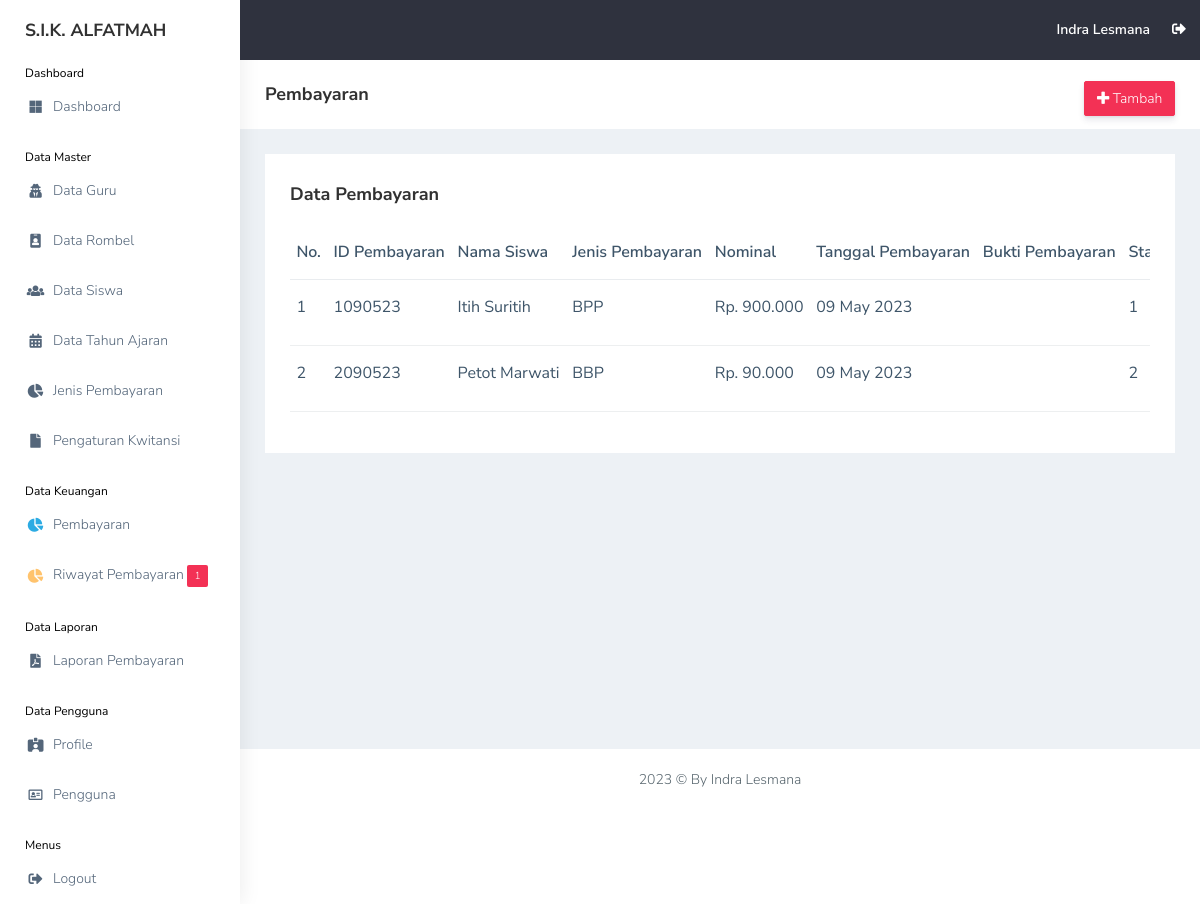
Page /view_pembayaran/pembayaran.php (signed in) on the earlier database version.
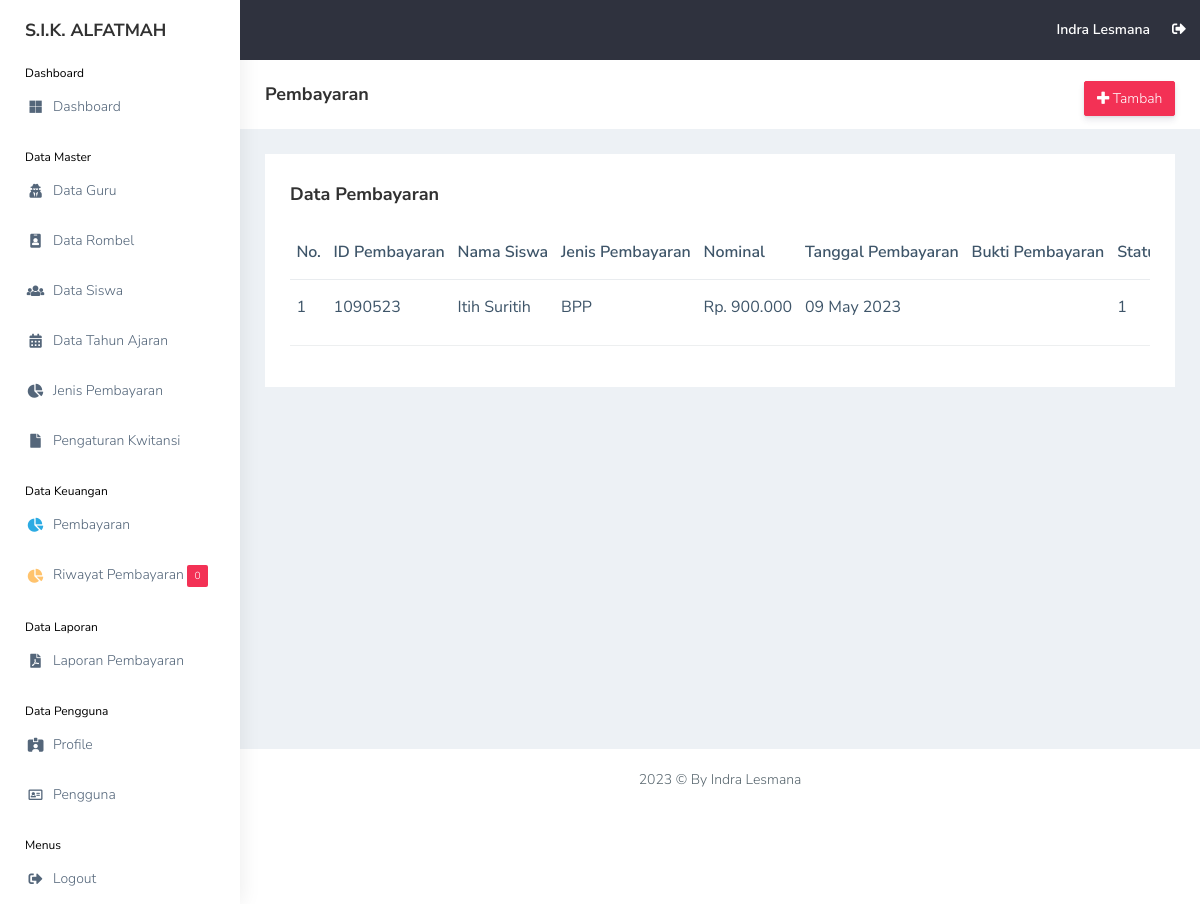
Same page on the later database version.
### tables this page shows
CREATE TABLE `pembayaran` (
  `id_pembayaran` int(11) NOT NULL,
  `id_siswa` int(11) NOT NULL,
  `id_jenis_pembayaran` int(11) NOT NULL,
  `bbp_bulan` int(11) NOT NULL,
  `bbp_tahun` int(11) NOT NULL,
  `nominal_pembayaran` int(11) NOT NULL,
  `tanggal_pembayaran` date NOT NULL,
  `bukti` varchar(255) NOT NULL,
  `status` int(11) NOT NULL
);

CREATE TABLE `siswa` (
  `id_siswa` int(11) NOT NULL,
  `nis` int(11) NOT NULL,
  `nisn` int(11) NOT NULL,
  `nama_siswa` varchar(255) NOT NULL,
  `id_rombel` int(11) NOT NULL,
  `jk` varchar(20) NOT NULL,
  `alamat` text NOT NULL,
  `phone` varchar(20) NOT NULL,
  `username` varchar(255) NOT NULL,
  `password` varchar(255) NOT NULL,
  `gambar` varchar(255) NOT NULL,
  `id_tahun_ajaran` int(11) NOT NULL,
  `date_created` date NOT NULL,
  `is_active` int(11) NOT NULL
);

CREATE TABLE `jenis_pembayaran` (
  `id_jenis_pembayaran` int(11) NOT NULL,
  `jenis_pembayaran` varchar(255) NOT NULL,
  `nominal` int(11) NOT NULL,
  `deskripsi` text NOT NULL
);

### functions.php (called while the page is built, shortened)
<?php
$conn = mysqli_connect("localhost", "root", "", "db_sika");
function query($query)
{
    global $conn;
    $result = mysqli_query($conn, $query);
    $rows = [];
    while ($row = mysqli_fetch_assoc($result)) {
        $rows[] = $row;
    }
    return $rows;
}

### view_pembayaran/pembayaran.php (the view, shortened to what the changed rows need)
<?php
include "../templates/header.php";
$pembayaran = query(
    "SELECT * FROM pembayaran
    INNER JOIN siswa ON siswa.id_siswa = pembayaran.id_siswa
    INNER JOIN jenis_pembayaran ON jenis_pembayaran.id_jenis_pembayaran = pembayaran.id_jenis_pembayaran"
);
?>
<div class="container-fluid">
    <div class="row">
        <div class="col-md-12 col-lg-12 col-sm-12">
            <div class="white-box">
                <div class="table-responsive">
                    <table class="table no-wrap">
                        <thead>
                            <tr>
                                <th class="border-top-0">No.</th>
                                <th class="border-top-0">ID Pembayaran</th>
                                <th class="border-top-0">Nama Siswa</th>
                                <th class="border-top-0">Jenis Pembayaran</th>
                                <th class="border-top-0">Nominal</th>
                                <th class="border-top-0">Tanggal Pembayaran</th>
                                <th class="border-top-0">Bukti Pembayaran</th>
                                <th class="border-top-0">Status</th>
                            </tr>
                        </thead>
                        <tbody>
                            <?php $i = 1; ?>
                            <?php foreach ($pembayaran as $p): ?>
                                <tr>
                                    <td>
                                        <?= $i; ?>
                                    </td>
                                    <td class="txt-oflo">
                                        <?= $p["id_pembayaran"] . date("dmy", strtotime($p["tanggal_pembayaran"])); ?>
                                    </td>
                                    <td class="txt-oflo">
                                        <?= $p["nama_siswa"]; ?>
                                    </td>
                                    <td class="txt-oflo">
                                        <?= $p["jenis_pembayaran"]; ?>
                                    </td>
                                    <td class="txt-oflo">
                                        Rp.
                                        <?= number_format($p["nominal"], 0, ',', '.'); ?>
                                    </td>
                                    <td class="txt-oflo">
                                        <?= date("d F Y", strtotime($p["tanggal_pembayaran"])); ?>
                                    </td>
                                    <td class="txt-oflo">
                                    </td>
                                    <td class="txt-oflo">
                                        <?= $p["status"]; ?>
                                    </td>
                                </tr>
                                <?php $i++; ?>
                            <?php endforeach; ?>
                        </tbody>
                    </table>
                </div>
            </div>
        </div>
    </div>
</div>
<?php
include "../templates/footer.php";
?>

### templates/sidebar.php (shortened to what the changed rows need)
<?php
$notif_pembayaran = query(
    "SELECT * FROM pembayaran WHERE status = 2"
);
$total_notif = count($notif_pembayaran);
?>
<aside class="left-sidebar" data-sidebarbg="skin6">
    <div class="scroll-sidebar">
        <nav class="sidebar-nav">
            <ul id="sidebarnav">
                <li class="sidebar-item">
                    <a class="sidebar-link waves-effect waves-dark sidebar-link" href="../view_pembayaran/riwayat.php"
                        aria-expanded="false">
                        <span class="hide-menu">Riwayat Pembayaran <span class="badge bg-danger">
                                <?= $total_notif; ?>
                            </span></span>
                    </a>
                </li>
            </ul>
        </nav>
    </div>
</aside>

Differences in the rows shown:
removed pembayaran: id_pembayaran "2", tanggal_pembayaran "090523", id_siswa.nama_siswa "Petot Marwati", id_jenis_pembayaran.jenis_pembayaran "BBP", id_jenis_pembayaran.nominal "90.000", tanggal_pembayaran "09 May 2023", status "2"
Other differences:
$total_notif: "1" → "0"
